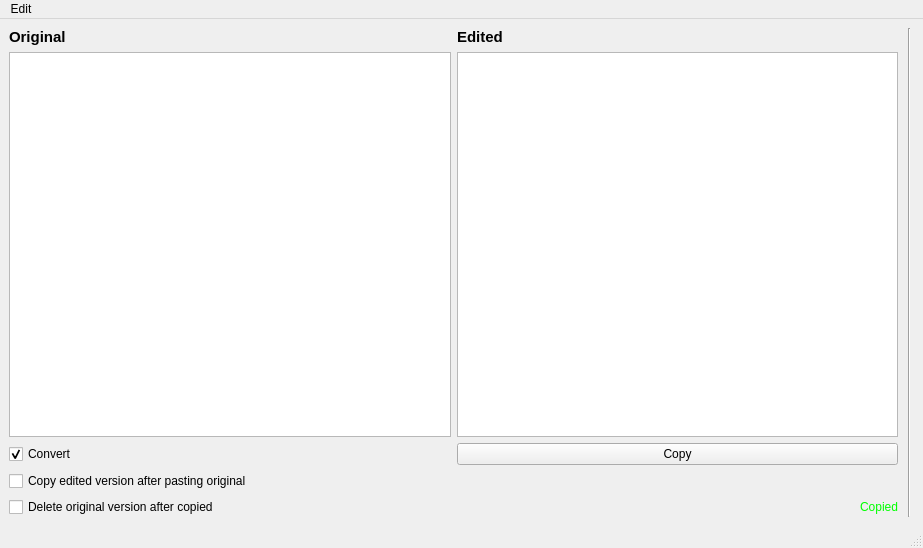
<?xml version="1.0" encoding="UTF-8"?>
<ui version="4.0">
 <class>MainWindow</class>
 <widget class="QMainWindow" name="MainWindow">
  <property name="geometry">
   <rect>
    <x>0</x>
    <y>0</y>
    <width>923</width>
    <height>548</height>
   </rect>
  </property>
  <property name="windowTitle">
   <string>Html Tag Replacer</string>
  </property>
  <widget class="QWidget" name="centralwidget">
   <layout class="QHBoxLayout" name="horizontalLayout" stretch="2,0,1">
    <property name="sizeConstraint">
     <enum>QLayout::SetDefaultConstraint</enum>
    </property>
    <item>
     <layout class="QGridLayout" name="gridLayout">
      <item row="7" column="4">
       <widget class="QTextEdit" name="edited"/>
      </item>
      <item row="7" column="2">
       <widget class="QTextEdit" name="original"/>
      </item>
      <item row="6" column="2">
       <widget class="QLabel" name="label">
        <property name="font">
         <font>
          <pointsize>11</pointsize>
          <weight>75</weight>
          <bold>true</bold>
         </font>
        </property>
        <property name="text">
         <string>Original</string>
        </property>
       </widget>
      </item>
      <item row="6" column="4">
       <widget class="QLabel" name="label_2">
        <property name="font">
         <font>
          <pointsize>11</pointsize>
          <weight>75</weight>
          <bold>true</bold>
         </font>
        </property>
        <property name="text">
         <string>Edited</string>
        </property>
       </widget>
      </item>
      <item row="10" column="2">
       <widget class="QCheckBox" name="deleteAfterCopied">
        <property name="text">
         <string>Delete original version after copied</string>
        </property>
       </widget>
      </item>
      <item row="9" column="2">
       <widget class="QCheckBox" name="copyPasted">
        <property name="text">
         <string>Copy edited version after pasting original</string>
        </property>
       </widget>
      </item>
      <item row="10" column="4">
       <widget class="QLabel" name="copiedLabel">
        <property name="enabled">
         <bool>true</bool>
        </property>
        <property name="styleSheet">
         <string notr="true">color: rgba(0, 255, 0, 255);</string>
        </property>
        <property name="text">
         <string>Copied</string>
        </property>
        <property name="alignment">
         <set>Qt::AlignRight|Qt::AlignTrailing|Qt::AlignVCenter</set>
        </property>
        <property name="margin">
         <number>3</number>
        </property>
       </widget>
      </item>
      <item row="8" column="2">
       <widget class="QCheckBox" name="convertCheckBox">
        <property name="text">
         <string>Convert</string>
        </property>
        <property name="checked">
         <bool>true</bool>
        </property>
       </widget>
      </item>
      <item row="8" column="4">
       <widget class="QPushButton" name="copyButton">
        <property name="text">
         <string>Copy</string>
        </property>
       </widget>
      </item>
     </layout>
    </item>
    <item>
     <widget class="Line" name="line">
      <property name="minimumSize">
       <size>
        <width>10</width>
        <height>0</height>
       </size>
      </property>
      <property name="orientation">
       <enum>Qt::Vertical</enum>
      </property>
     </widget>
    </item>
    <item>
     <layout class="QGridLayout" name="gridLayout_2"/>
    </item>
   </layout>
  </widget>
  <widget class="QStatusBar" name="statusbar"/>
  <widget class="QMenuBar" name="menubar">
   <property name="geometry">
    <rect>
     <x>0</x>
     <y>0</y>
     <width>923</width>
     <height>21</height>
    </rect>
   </property>
   <widget class="QMenu" name="menuedti">
    <property name="title">
     <string>Edit</string>
    </property>
    <addaction name="actionCopyEdited"/>
   </widget>
   <addaction name="menuedti"/>
  </widget>
  <action name="actionCopyEdited">
   <property name="text">
    <string>Copy Edited</string>
   </property>
   <property name="shortcut">
    <string>Ctrl+Shift+C</string>
   </property>
   <property name="shortcutContext">
    <enum>Qt::WindowShortcut</enum>
   </property>
  </action>
 </widget>
 <resources/>
 <connections/>
</ui>
